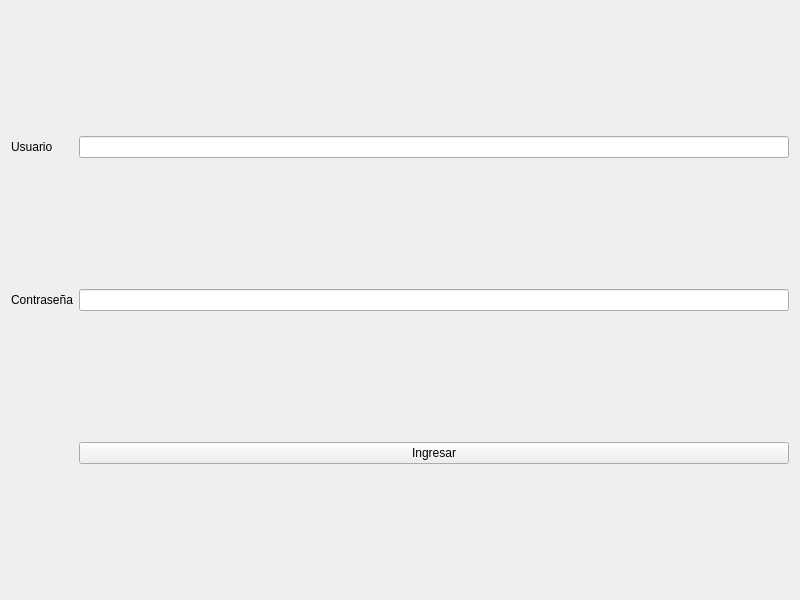
<?xml version="1.0" encoding="UTF-8"?>
<ui version="4.0">
 <class>Login</class>
 <widget class="QWidget" name="Login">
  <property name="geometry">
   <rect>
    <x>0</x>
    <y>0</y>
    <width>800</width>
    <height>600</height>
   </rect>
  </property>
  <property name="windowTitle">
   <string>Login</string>
  </property>
  <layout class="QGridLayout" name="gridLayout">
   <item row="0" column="0">
    <widget class="QLabel" name="lUsuario">
     <property name="text">
      <string>Usuario</string>
     </property>
    </widget>
   </item>
   <item row="0" column="1">
    <widget class="QLineEdit" name="leUsuario"/>
   </item>
   <item row="1" column="0">
    <widget class="QLabel" name="lClave">
     <property name="text">
      <string>Contraseña</string>
     </property>
    </widget>
   </item>
   <item row="1" column="1">
    <widget class="QLineEdit" name="leClave">
     <property name="echoMode">
      <enum>QLineEdit::EchoMode::Password</enum>
     </property>
    </widget>
   </item>
   <item row="2" column="1">
    <widget class="QPushButton" name="pbIngresar">
     <property name="text">
      <string>Ingresar</string>
     </property>
    </widget>
   </item>
  </layout>
 </widget>
 <resources/>
 <connections/>
</ui>
